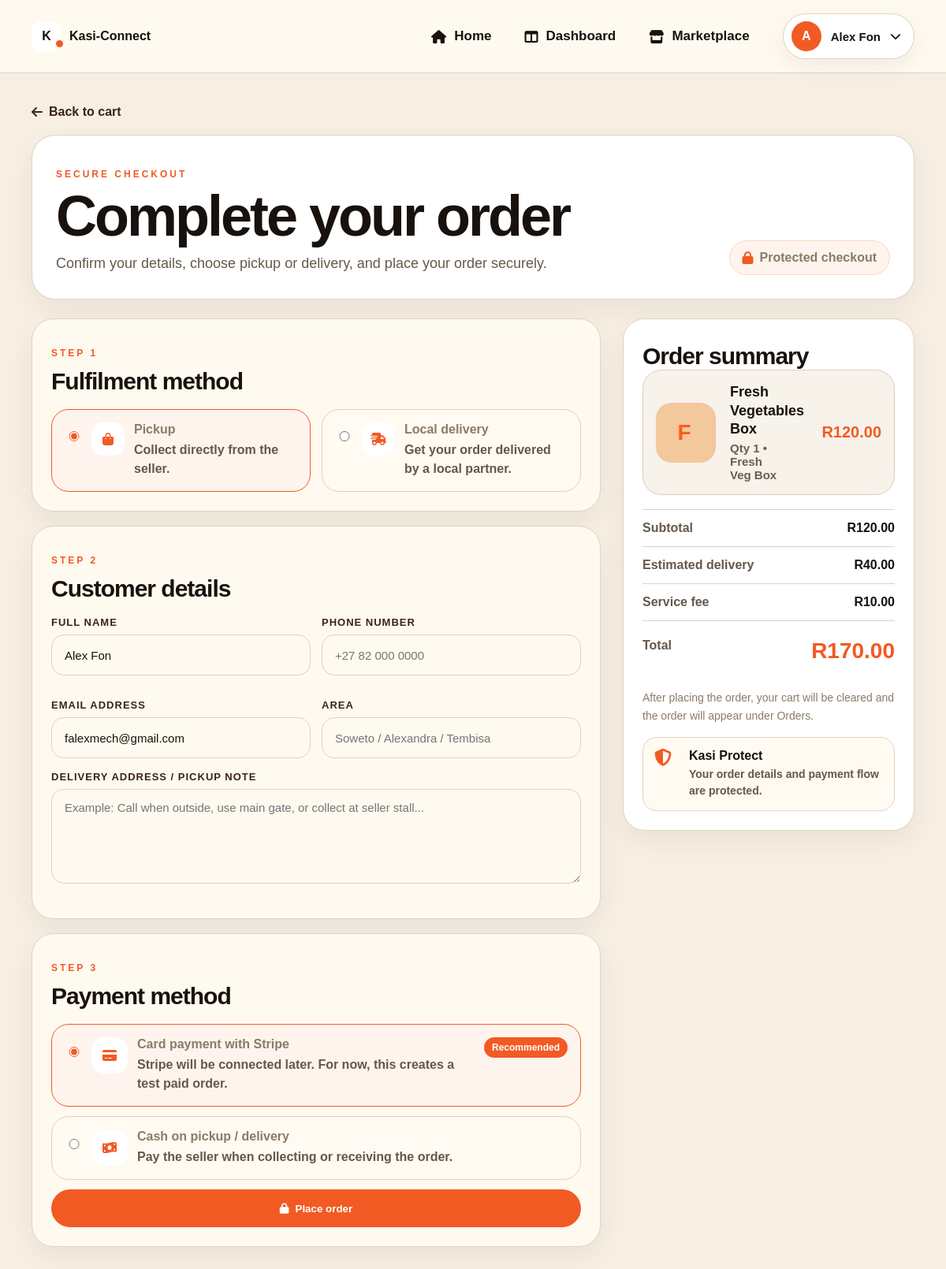
/pages/checkout.php (signed in), run on the app's committed database.
### tables this page shows
CREATE TABLE `cart_items` (
  `id` int(11) NOT NULL,
  `user_id` int(11) NOT NULL,
  `product_id` int(11) NOT NULL,
  `quantity` int(11) NOT NULL DEFAULT 1,
  `created_at` timestamp NOT NULL DEFAULT current_timestamp(),
  `updated_at` timestamp NOT NULL DEFAULT current_timestamp() ON UPDATE current_timestamp()
);

CREATE TABLE `products` (
  `id` int(11) NOT NULL,
  `seller_id` int(11) NOT NULL,
  `title` varchar(150) NOT NULL,
  `description` text NOT NULL,
  `category` varchar(80) NOT NULL,
  `location_area` varchar(100) NOT NULL,
  `price` decimal(10,2) NOT NULL,
  `price_label` varchar(50) NOT NULL,
  `image_path` varchar(255) DEFAULT NULL,
  `image_class` varchar(30) DEFAULT 'peach',
  `status` enum('active','inactive','pending','rejected') DEFAULT 'pending',
  `created_at` timestamp NOT NULL DEFAULT current_timestamp()
);

CREATE TABLE `seller_profiles` (
  `id` int(11) NOT NULL,
  `user_id` int(11) NOT NULL,
  `business_name` varchar(150) NOT NULL,
  `business_category` varchar(80) NOT NULL,
  `township_area` varchar(100) NOT NULL,
  `fulfilment_option` enum('pickup','delivery','pickup_delivery') NOT NULL,
  `approval_status` enum('pending','approved','rejected') NOT NULL DEFAULT 'pending',
  `created_at` timestamp NOT NULL DEFAULT current_timestamp()
);

### pages/checkout.php (the view, shortened to what this page needs)
<?php
require_once "../includes/db.php";
$fullName = $_SESSION["full_name"] ?? "User";
$email = $_SESSION["email"] ?? "";
$initial = strtoupper(substr($fullName, 0, 1));
$userId = $_SESSION["user_id"];
$stmt = $pdo->prepare("
  SELECT
    cart_items.quantity,
    products.*,
    seller_profiles.business_name,
    users.full_name AS seller_full_name
  FROM cart_items
  JOIN products ON cart_items.product_id = products.id
  JOIN users ON products.seller_id = users.id
  LEFT JOIN seller_profiles ON seller_profiles.user_id = users.id
  WHERE cart_items.user_id = ?
  AND products.status = 'active'
  ORDER BY cart_items.updated_at DESC
");
$stmt->execute([$userId]);
$cartItems = $stmt->fetchAll(PDO::FETCH_ASSOC);
$subtotal = 0;
$totalItems = 0;
foreach ($cartItems as $item) {
  $price = isset($item["price"]) ? (float)$item["price"] : 0;
  $qty = isset($item["quantity"]) ? (int)$item["quantity"] : 1;
  $subtotal += $price * $qty;
  $totalItems += $qty;
}
$deliveryFee = $totalItems > 0 ? 40 : 0;
$serviceFee = $totalItems > 0 ? 10 : 0;
$total = $subtotal + $deliveryFee + $serviceFee;
?>
<!DOCTYPE html>
<html lang="en">
<head>
  <link
    rel="stylesheet"
    href="../assets/css/style.css?v=1300"
  >
  <link
    rel="stylesheet"
    href="../assets/css/checkout.css?v=1300"
  >
  <link
    rel="stylesheet"
    href="https://cdnjs.cloudflare.com/ajax/libs/font-awesome/6.5.1/css/all.min.css"
  >
</head>
<body>
<header class="site-header">
  <div class="container nav-row">
    <div class="logo">
      <div class="logo-mark">K</div>
      <span>Kasi-Connect</span>
    </div>
    <nav class="main-nav logged-nav">
      <a href="home.php">
        <i class="fa-solid fa-house"></i>
        Home
      </a>
      <a href="dashboard.php">
        <i class="fa-solid fa-table-columns"></i>
        Dashboard
      </a>
      <a href="marketplace.php">
        <i class="fa-solid fa-store"></i>
        Marketplace
      </a>
      <div class="profile-menu">
        <button class="profile-toggle" type="button">
          <span class="profile-avatar-sm">
            <?= htmlspecialchars($initial) ?>
          </span>
          <span class="profile-name">
            <?= htmlspecialchars($fullName) ?>
          </span>
          <i class="fa-solid fa-chevron-down"></i>
        </button>
      </div>
    </nav>
  </div>
</header>
<main class="checkout-page">
  <div class="checkout-container">
    <a href="cart.php" class="back-link">
      <i class="fa-solid fa-arrow-left"></i>
      Back to cart
    </a>
    <section class="checkout-hero">
      <div>
        <p class="eyebrow">
          SECURE CHECKOUT
        </p>
        <h1>
          Complete your order
        </h1>
        <p>
          Confirm your details, choose pickup or delivery, and place your order securely.
        </p>
      </div>
      <div class="checkout-trust">
        <i class="fa-solid fa-lock"></i>
        <span>Protected checkout</span>
      </div>
    </section>
    <?php if (count($cartItems) === 0): ?>
      <section class="empty-cart" style="display:block;">
        <i class="fa-solid fa-cart-shopping"></i>
        <h2>Your cart is empty</h2>
        <p>
          Add products or services to your cart before checkout.
        </p>
        <a href="marketplace.php" class="btn btn-primary">
          Browse Marketplace
        </a>
      </section>
    <?php else: ?>
      <section class="checkout-layout">
        <form
          class="checkout-form"
          action="../actions/checkout/process.php"
          method="POST"
        >
          <section class="checkout-card">
            <div class="card-head">
              <div>
                <p class="eyebrow">STEP 1</p>
                <h2>Fulfilment method</h2>
              </div>
            </div>
            <div class="choice-grid">
              <label class="choice-card active">
                <input
                  type="radio"
                  name="fulfilment_method"
                  value="pickup"
                  checked
                >
                <i class="fa-solid fa-bag-shopping"></i>
                <div>
                  <strong>Pickup</strong>
                  <p>Collect directly from the seller.</p>
                </div>
              </label>
              <label class="choice-card">
                <input
                  type="radio"
                  name="fulfilment_method"
                  value="delivery"
                >
                <i class="fa-solid fa-truck-fast"></i>
                <div>
                  <strong>Local delivery</strong>
                  <p>Get your order delivered by a local partner.</p>
                </div>
              </label>
            </div>
          </section>
          <section class="checkout-card">
            <div class="card-head">
              <div>
                <p class="eyebrow">STEP 2</p>
                <h2>Customer details</h2>
              </div>
            </div>
            <div class="form-grid">
              <div class="form-group">
                <label>Full name</label>
                <input
                  class="form-control"
                  type="text"
                  name="customer_name"
                  value="<?= htmlspecialchars($fullName) ?>"
                  required
                >
              </div>
              <div class="form-group">
                <label>Phone number</label>
                <input
                  class="form-control"
                  type="tel"
                  name="customer_phone"
                  placeholder="+27 82 000 0000"
                  required
                >
              </div>
              <div class="form-group">
                <label>Email address</label>
                <input
                  class="form-control"
                  type="email"
                  value="<?= htmlspecialchars($email) ?>"
                  disabled
                >
              </div>
              <div class="form-group">
                <label>Area</label>
                <input
                  class="form-control"
                  type="text"
                  name="area"
                  placeholder="Soweto / Alexandra / Tembisa"
                >
              </div>
            </div>
            <div class="form-group">
              <label>Delivery address / pickup note</label>
              <textarea
                class="form-control textarea"
                name="delivery_address"
                placeholder="Example: Call when outside, use main gate, or collect at seller stall..."
                required
              ></textarea>
            </div>
          </section>
          <section class="checkout-card">
            <div class="card-head">
              <div>
                <p class="eyebrow">STEP 3</p>
                <h2>Payment method</h2>
              </div>
            </div>
            <label class="payment-card active">
              <input
                type="radio"
                name="payment_method"
                value="card"
                checked
              >
              <div class="payment-icon">
                <i class="fa-solid fa-credit-card"></i>
              </div>
              <div>
                <strong>Card payment with Stripe</strong>
                <p>Stripe will be connected later. For now, this creates a test paid order.</p>
              </div>
              <span class="recommended">
                Recommended
              </span>
            </label>
            <label class="payment-card">
              <input
                type="radio"
                name="payment_method"
                value="cash"
              >
              <div class="payment-icon">
                <i class="fa-solid fa-money-bill-wave"></i>
              </div>
              <div>
                <strong>Cash on pickup / delivery</strong>
                <p>Pay the seller when collecting or receiving the order.</p>
              </div>
            </label>
            <button
              class="btn btn-primary full-btn checkout-submit"
              type="submit"
            >
              <i class="fa-solid fa-lock"></i>
              Place order
            </button>
          </section>
        </form>
        <aside class="checkout-summary">
          <h2>Order summary</h2>
          <div class="summary-products">
            <?php foreach ($cartItems as $item): ?>
              <?php
                $sellerName =
                  $item["business_name"]
                  ?: $item["seller_full_name"];
                $imageClass =
                  $item["image_class"]
                  ?: "peach";
                $qty =
                  isset($item["quantity"])
                  ? (int)$item["quantity"]
                  : 1;
                $price =
                  isset($item["price"])
                  ? (float)$item["price"]
                  : 0;
                $itemTotal = $price * $qty;
              ?>
              <div class="summary-product">
                <div class="summary-img <?= htmlspecialchars($imageClass) ?>">
                    <span>
                      <?= strtoupper(substr($item["category"], 0, 1)) ?>
                    </span>
                </div>
                <div class="summary-product-info">
                  <strong>
                    <?= htmlspecialchars($item["title"]) ?>
                  </strong>
                  <p>
                    Qty <?= $qty ?> • <?= htmlspecialchars($sellerName) ?>
                  </p>
                </div>
                <span class="summary-product-price">
                  R<?= number_format((float)$itemTotal, 2) ?>
                </span>
              </div>
            <?php endforeach; ?>
          </div>
          <div class="summary-list">
            <div class="summary-row">
              <span>Subtotal</span>
              <strong>R<?= number_format((float)$subtotal, 2) ?></strong>
            </div>
            <div class="summary-row">
              <span>Estimated delivery</span>
              <strong>R<?= number_format((float)$deliveryFee, 2) ?></strong>
            </div>
            <div class="summary-row">
              <span>Service fee</span>
              <strong>R<?= number_format((float)$serviceFee, 2) ?></strong>
            </div>
          </div>
          <div class="summary-total">
            <span>Total</span>
            <strong>R<?= number_format((float)$total, 2) ?></strong>
          </div>
          <p class="checkout-note">
            After placing the order, your cart will be cleared and the order will appear under Orders.
          </p>
          <div class="safe-box">
            <i class="fa-solid fa-shield-halved"></i>
            <div>
              <strong>Kasi Protect</strong>
              <p>Your order details and payment flow are protected.</p>
            </div>
          </div>
        </aside>
      </section>
    <?php endif; ?>
  </div>
</main>
</body>
</html>

### assets/css/style.css (style rules this page uses)
:root { --bg:#f5efe6; --card:#fffaf4; --dark:#18110d; --text:#18110d; --muted:#6b5d50; --line:#eadfd2; --orange:#ff5a1f; }
:root { --bg: #f7efe3; --card: #fffaf0; --dark: #18100b; --brown: #3a2416; --orange: #f25a24; --gold: #f4b532; --green: #2f7d57; --muted: #8b7b68; --line: #e0d2be; --white: #ffffff; --shadow: 0 20px 60px rgba(0,0,0,0.18); }
* { box-sizing: border-box; }
html, body { margin: 0; padding: 0; }
body { font-family: Arial, Helvetica, sans-serif; background: var(--bg); color: var(--dark); }
a { text-decoration: none; color: inherit; }
button, input, select, textarea { font-family: inherit; }
.container { width: min(1180px, calc(100% - 80px)); margin: 0 auto; }
.logo { display: flex; align-items: center; gap: 10px; font-weight: 900; white-space: nowrap; }
.logo-mark { width: 38px; height: 38px; border-radius: 12px; background: var(--white); color: var(--dark); display: grid; place-items: center; font-weight: 900; position: relative; }
.logo-mark::after { content: ""; width: 9px; height: 9px; background: var(--orange); border-radius: 50%; position: absolute; right: -2px; bottom: 5px; }
.btn { border: none; border-radius: 999px; padding: 15px 24px; font-weight: 900; cursor: pointer; min-height: 48px; display: inline-flex; align-items: center; justify-content: center; gap: 8px; }
.btn-primary { background: var(--orange); color: #fff; }
.full-btn { width: 100%; }
.eyebrow { color: var(--orange); font-size: 12px; font-weight: 900; letter-spacing: 3px; }
.site-header { background: var(--bg); border-bottom: 1px solid var(--line); position: sticky; top: 0; z-index: 9999; overflow: visible !important; }
.site-header .container, .nav-row, .logged-nav, .profile-menu { overflow: visible !important; }
.nav-row { min-height: 92px; display: flex; align-items: center; justify-content: space-between; gap: 24px; }
.main-nav, .logged-nav { display: flex; align-items: center; gap: 42px; flex-wrap: nowrap; }
.logged-nav a, .main-nav a { display: inline-flex; align-items: center; gap: 10px; font-size: 17px; font-weight: 900; color: var(--dark); white-space: nowrap; }
.profile-menu { position: relative; z-index: 10000; }
.profile-toggle { height: 62px; padding: 0 20px 0 12px; border: 1px solid var(--line); background: #fff; border-radius: 999px; display: inline-flex; align-items: center; gap: 14px; cursor: pointer; font-size: 17px; font-weight: 900; color: var(--dark); white-space: nowrap; box-shadow: 0 10px 30px rgba(0,0,0,0.06); }
.profile-avatar-sm { width: 42px; height: 42px; border-radius: 50%; background: var(--orange); color: #fff; display: grid; place-items: center; font-size: 18px; font-weight: 900; }
.profile-toggle { height: 58px !important; padding: 0 16px 0 10px !important; gap: 12px !important; }
.profile-avatar-sm { width: 38px !important; height: 38px !important; font-size: 16px !important; }
.profile-name { font-size: 15px !important; font-weight: 800 !important; }
.profile-toggle i { font-size: 14px !important; }
.profile-menu { margin-left: auto; }
html, body { background:var(--bg); color:var(--text); transition:.25s ease; }
.site-header, .profile-card, .dashboard-card, .checkout-card, .product-info-panel, .details-card, .shop-card, .category-card, .admin-card, .seller-card { background:var(--card) !important; border-color:var(--line) !important; }
h1,h2,h3,h4,h5,h6, .logo span, .main-nav a, .profile-name { color:var(--text) !important; }
p, span, small, label { color:var(--muted); }
.form-control, input, select, textarea { background:var(--card) !important; color:var(--text) !important; border-color:var(--line) !important; }
.btn-primary { background:var(--orange) !important; color:#fff !important; }
.eyebrow, .section-link, .price-row strong, .shop-info strong { color:var(--orange) !important; }

### data on the page
cart_items: product.category "F", product.title "Fresh Vegetables Box", quantity "1", seller_profiles.business_name "Fresh Veg Box", product.price "120.00"

### other printed values
$initial "A"
$fullName "Alex Fon"
$subtotal "120.00"
$deliveryFee "40.00"
$serviceFee "10.00"
$total "170.00"
